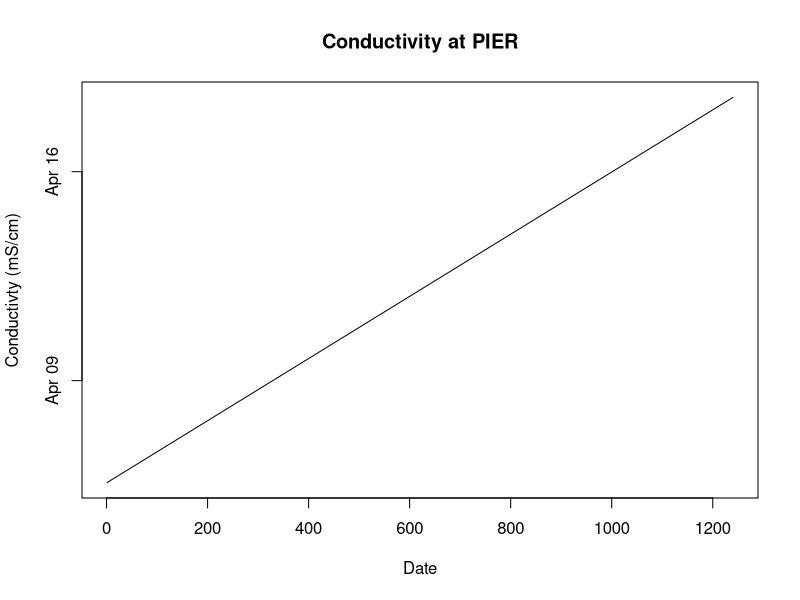
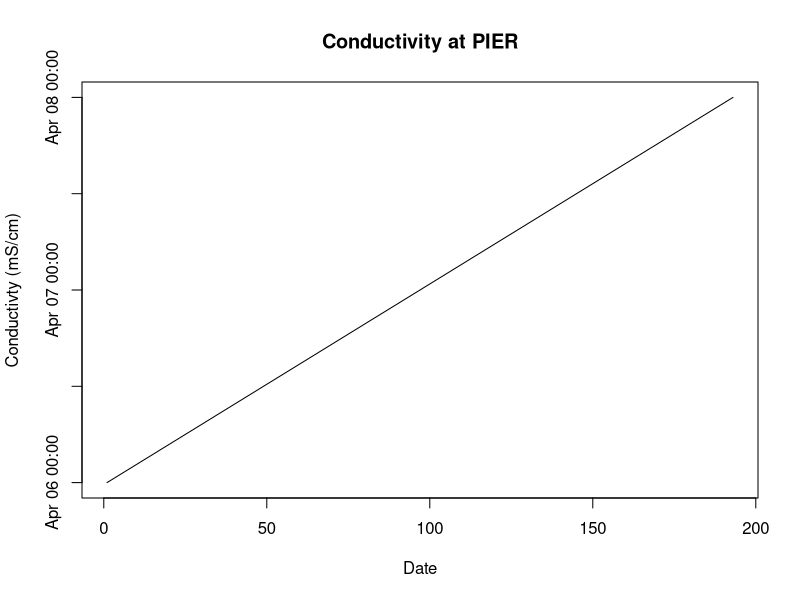

Here is the R script that generated these plots, in order:
library(ggplot2)
library(chron)
library(here)

here()
con = read.csv("180418_Conductivity1.csv", header = TRUE, sep=",")
head(con)

#converts logger date and time into a readable format for R. Additional reading on this topic can be found here: http://biostat.mc.vanderbilt.edu/wiki/pub/Main/ColeBeck/datestimes.pdf
y = as.POSIXct(con$date, format = "%m/%d/%y %H:%M")
View(y)

#Adding our correctly formatted time. Note that we'll have both the unformatted time and the correctly formatted time on the same table.
x = data.frame(con, newtime = y)
View(x)
#Graph with our correctly formatted time and the conductivity. 
plot(x=x$newtime, y=x$conductivity, xlab="Date", ylab="Conductivty (mS/cm)", main="Conductivity at PIER", type="l")

#Just a graph of a couple days to see if daily trends exist.
plot(x=x$newtime[41:233], y=x$conductivity[41:233], type="l" ,xlab="Date", ylab="Conductivty (mS/cm)", main="Conductivity at PIER")


###We need to do a couple of things:
#1 Graph all the CSV onto 1 graphs.
#2 Graph DO and temperature.
